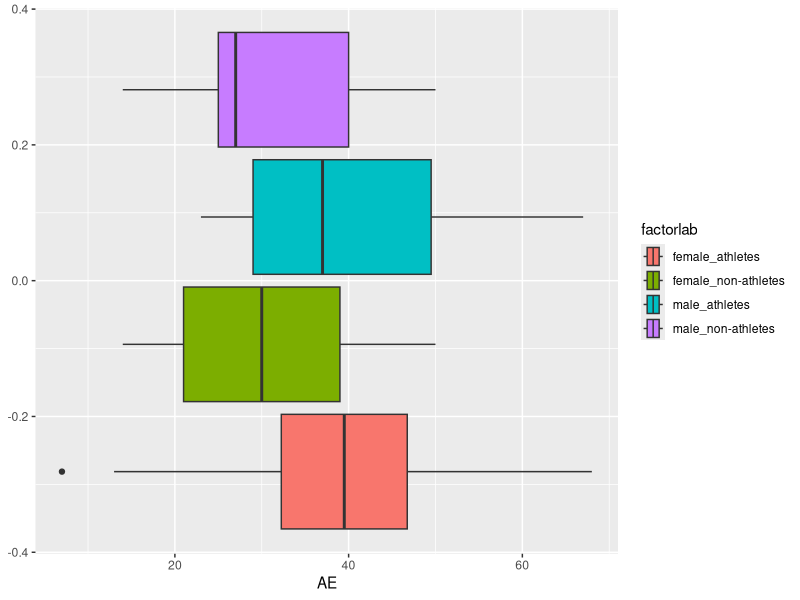
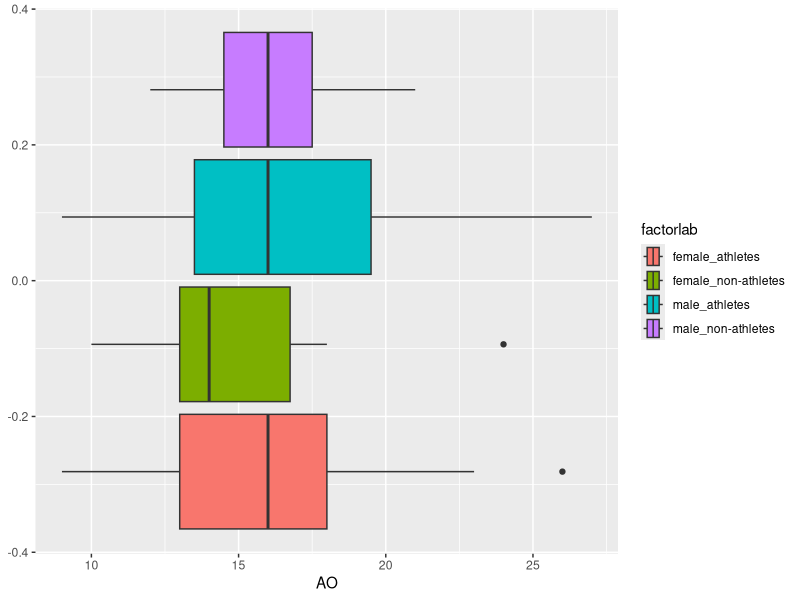
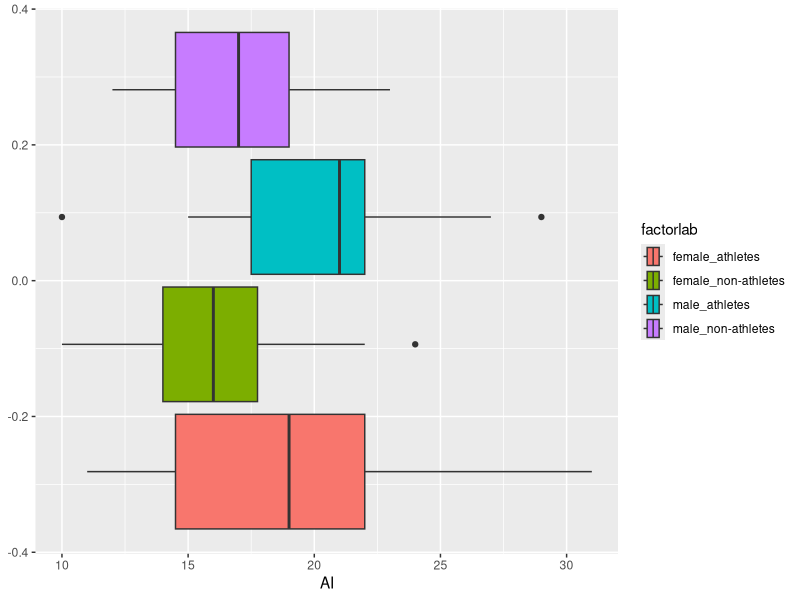
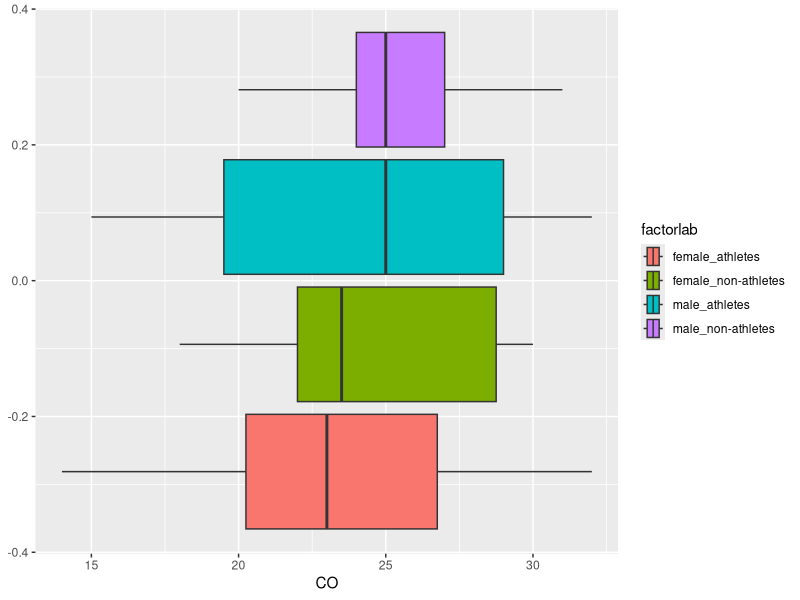
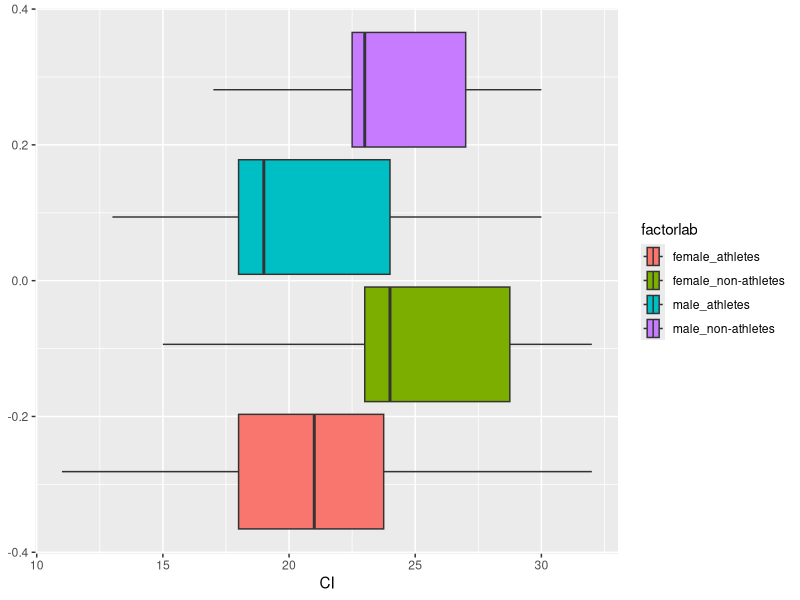
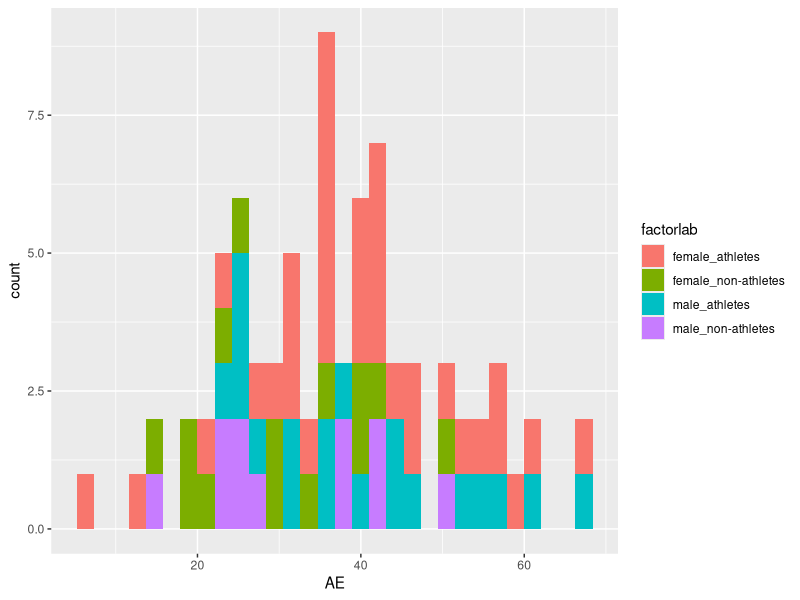
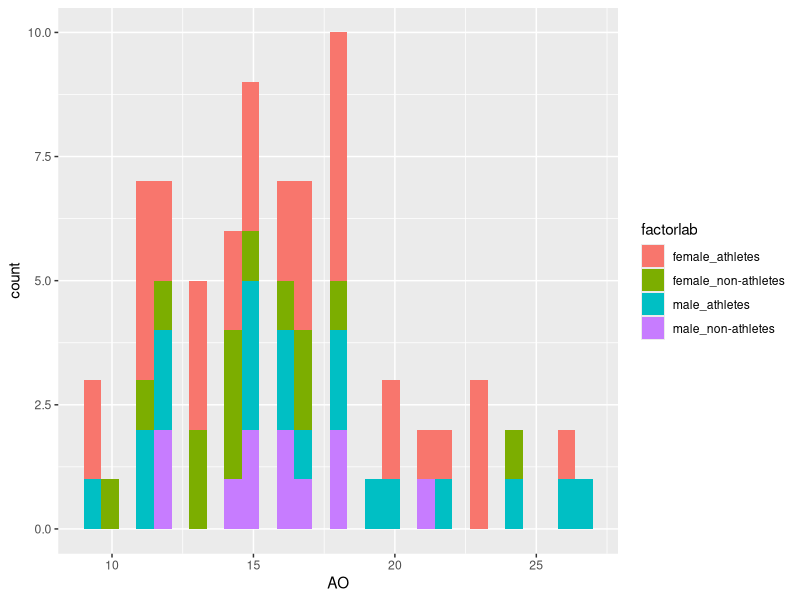
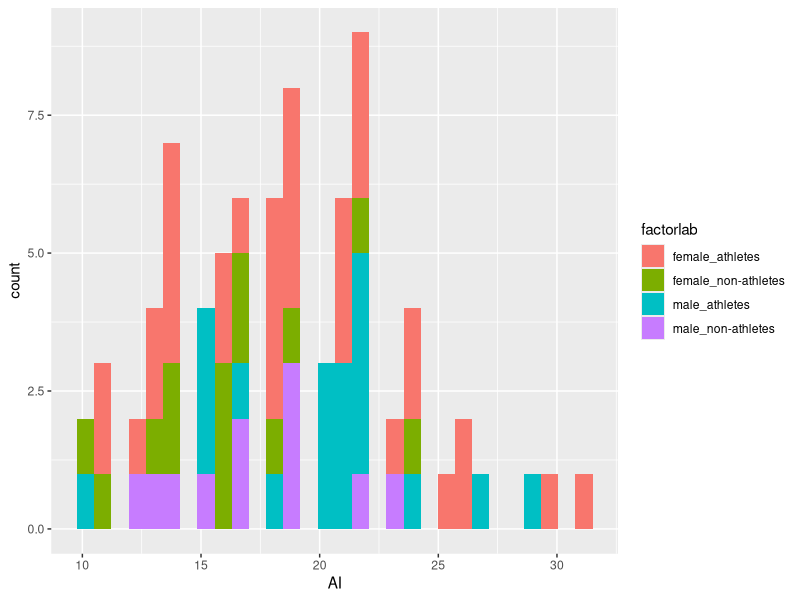

Write the R code that produced these figures, in order. (Note: this script raises an error after producing the figures.)
library(tidyverse)
data = read_csv("angry_moods.csv") %>% 
          mutate(Sex = ifelse(Sex==2, 0, 1)) %>% 
          mutate(Athlete = ifelse(Athlete==2, 0, 1))
#1: male 2/0:female
#1: athletes, 2/0: non-athletes
data

data$Sex <- factor(data$Sex, labels=c("female", "male"))
data$Athlete <- factor(data$Athlete, labels=c("athletes","non-athletes"))
names(data)[3:7] <- c("AO", "AI", "CO", "CI", "AE")

data$factorlab <- factor(paste(as.character(data$Sex), as.character(data$Athlete), sep="_"))
data

# data$Gender<-factor(ifelse(data$Gender==1, "male", "female"))
# data$Athlete<-factor(ifelse(data$Athlete==1, "athletes", "non-athletes"))

#boxplots
ggplot(data, aes(x = AE, fill = factorlab)) + geom_boxplot()
ggplot(data, aes(x = AO, fill = factorlab)) + geom_boxplot()
ggplot(data, aes(x = AI, fill = factorlab)) + geom_boxplot()
ggplot(data, aes(x = CO, fill = factorlab)) + geom_boxplot()
ggplot(data, aes(x = CI, fill = factorlab)) + geom_boxplot()

ggplot(data, aes(x = AE, fill = factorlab)) + geom_histogram(bin = 20)
ggplot(data, aes(x = AO, fill = factorlab)) + geom_histogram(bin = 20)
ggplot(data, aes(x = AI, fill = factorlab)) + geom_histogram(bin = 20)
ggplot(data, aes(x = CO, fill = factorlab)) + geom_histogram(bin = 20)
ggplot(data, aes(x = CI, fill = factorlab)) + geom_histogram(bin = 20)

ggplot(data, aes(x = AE, color = factorlab)) + geom_histogram(bin = 20, , alpha=0.5, position="identity")
ggplot(data, aes(x = AO, color = factorlab)) + geom_histogram(bin = 20, , alpha=0.5, position="identity")
ggplot(data, aes(x = AI, color = factorlab)) + geom_histogram(bin = 20, , alpha=0.5, position="identity")
ggplot(data, aes(x = CO, color = factorlab)) + geom_histogram(bin = 20, , alpha=0.5, position="identity")
ggplot(data, aes(x = CI, color = factorlab)) + geom_histogram(bin = 20, , alpha=0.5, position="identity")


ggplot(angry, aes(x = AO, after_stat(density))) +
    geom_histogram(bins = 20, col=factorlab) +
    geom_density(fill = "blue", alpha = 0.2)

ggplot(angry, aes(x = AI, after_stat(density))) +
    geom_histogram(bins = 20) +
    geom_density(fill = "blue", alpha = 0.2)

ggplot(angry, aes(x = CO, after_stat(density))) +
    geom_histogram(bins = 20) +
    geom_density(fill = "blue", alpha = 0.2)

ggplot(angry, aes(x = CI, after_stat(density))) +
    geom_histogram(bins = 20) +
    geom_density(fill = "blue", alpha = 0.2)

ggplot(angry, aes(x = AE, after_stat(density))) +
    geom_histogram(bins = 15) +
    geom_density(fill = "blue", alpha = 0.2) + 
    facet_wrap(~Gender + Sports, scales = "fixed")


boxplot(AE ~ Gender + Sports, data = angry)
boxplot(AE ~ Gender + Sports, data = angry)

length(which(angry$Gender == "female" & angry$Sports == "athletes"))
length(which(angry$Gender == "male" & angry$Sports == "athletes"))
length(which(angry$Gender == "female" & angry$Sports == "non-athletes"))
length(which(angry$Gender == "male" & angry$Sports == "non-athletes"))
length(which(angry$Gender == "male"))
length(which(angry$Gender == "female"))
length(which(angry$Sports == "athletes"))
length(which(angry$Sports == "non-athletes"))
pairs(angry[, 3:6])
